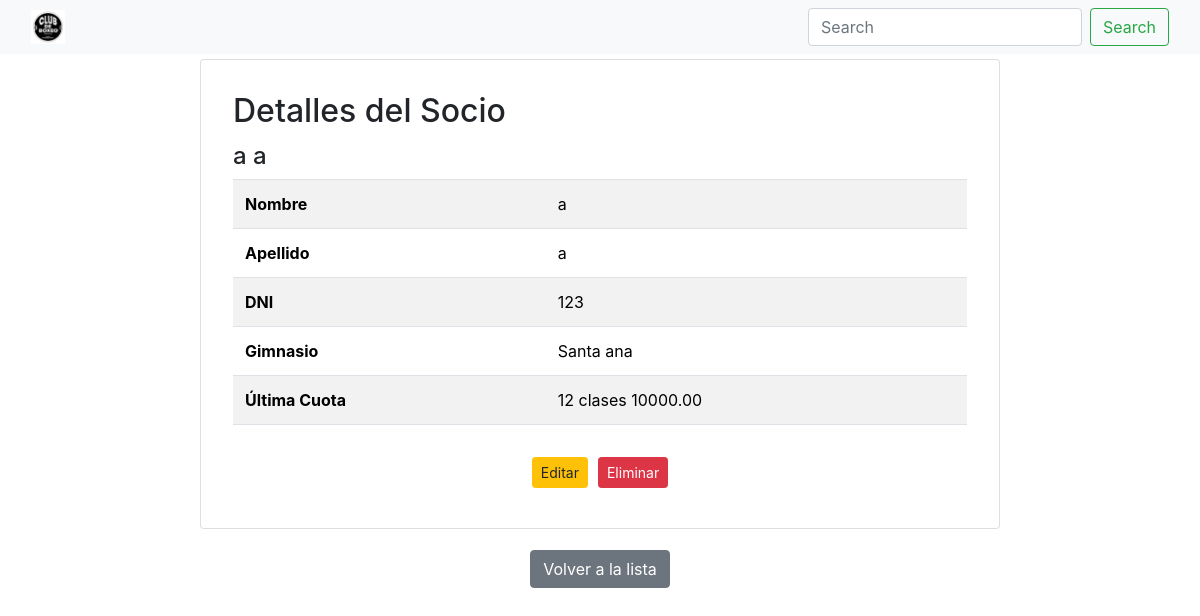
Before: /socios/detalle/22/ with the older database file.
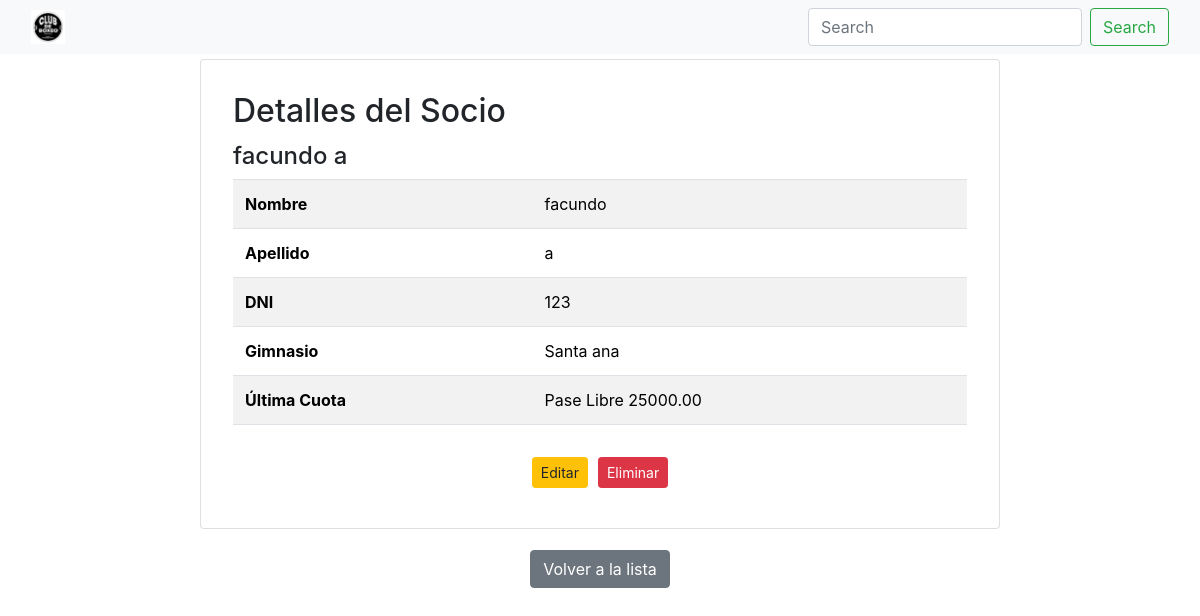
After: the same page with the newer database file.
### gimnasio/models.py (models this page shows, shortened)
class Socio(models.Model):
    usuario = models.ForeignKey(Usuario, on_delete=models.CASCADE)  # Enlace a la tabla de usuarios
    nombre = models.CharField(max_length=255)
    apellido = models.CharField(max_length=255)
    dni = models.CharField(max_length=20)  # Asumiendo que el DNI es una cadena
    gimnasio = models.ForeignKey(Gimnasio, on_delete=models.CASCADE, related_name="socios",default=None)
    tipo_mensualidad = models.ForeignKey('TipoMensualidad', on_delete=models.SET_NULL, null=True, blank=True) # Relación con TipoMensualidad
    clases_restantes = models.IntegerField(default=0)
    fecha_vencimiento = models.DateField(null=True, blank=True) # Nuevo Campo
    class Meta:
        db_table = 'Socios'
        verbose_name = 'Socio'
        verbose_name_plural = 'Socios'

class Cuota(models.Model):
    socio = models.ForeignKey(Socio, on_delete=models.CASCADE)
    tipo_mensualidad = models.ForeignKey(TipoMensualidad, on_delete=models.CASCADE)
    precio = models.FloatField(null=True, blank=True)
    efectivo = models.FloatField(null=True, blank=True)
    fecha_inicio = models.DateField(default=date.today)
    transferencia = models.FloatField(null=True, blank=True)
    tarjeta_credito = models.FloatField(null=True, blank=True)
    gimnasio = models.ForeignKey(Gimnasio, on_delete=models.CASCADE, related_name="cuota",default=None)
    class Meta:
        db_table = 'Cuotas'
        verbose_name = 'Cuota'
        verbose_name_plural = 'Cuotas'

class TipoMensualidad(models.Model):
    tipo = models.CharField(max_length=255)  # Ejemplo de longitud máxima, ajústala según necesites
    precio = models.DecimalField(max_digits=10, decimal_places=2)  # Usando DecimalField para precios
    def __str__(self):
        return '%s %s  '%(self.tipo,self.precio)
    class Meta:
        db_table = 'TipoMensualidades'
        verbose_name = 'TipoMensualidad'
        verbose_name_plural = 'TipoMensualidades'

class Gimnasio(models.Model):
    direccion = models.CharField(max_length=255)
    def __str__(self):
        return '%s  '%(self.direccion)
    class Meta:
        db_table = 'Gimnasios'
        verbose_name = 'Gimnasio'
        verbose_name_plural = 'Gimnasios'

### gimnasio/views.py (the view)
# urls.py: path('socios/detalle/<int:pk>/', views.detalle_socio, name='detalle_socio')
def detalle_socio(request, pk):
    socio = get_object_or_404(Socio, pk=pk)
    ultima_cuota = Cuota.objects.filter(socio=socio).order_by('-id').first()
    return render(request, 'detalle_socio.html', {'socio': socio, 'ultima_cuota': ultima_cuota})

### gimnasio/templates/detalle_socio.html (shortened to what this page needs)
{% extends "base.html" %}
{% load static %}
{% block content %}
<!DOCTYPE html>
<html lang="es">
<head>
    <link rel="stylesheet" href="https://stackpath.bootstrapcdn.com/bootstrap/4.5.2/css/bootstrap.min.css">
</head>
<body>
    <div class="center-container">
        <div class="card">
            <div class="card-body">
               <h2 class="card-title">Detalles del Socio</h2>
               <tr>
                <h4>{{ socio.nombre }} {{ socio.apellido }}</h4>
               </tr>
                <table class="table table-striped">
                  <tbody>
                    <tr>
                      <th>Nombre</th>
                      <td>{{ socio.nombre }}</td>
                    </tr>
                     <tr>
                      <th>Apellido</th>
                      <td>{{ socio.apellido }}</td>
                    </tr>
                    <tr>
                      <th>DNI</th>
                      <td>{{ socio.dni }}</td>
                    </tr>
                      <tr>
                      <th>Gimnasio</th>
                      <td>{{ socio.gimnasio }}</td>
                    </tr>
                    {% if ultima_cuota %}
                      <tr>
                       <th>Última Cuota</th>
                        <td>{{ ultima_cuota.tipo_mensualidad }}</td>
                      </tr>
                    {% else %}
                     <tr>
                       <th>Última Cuota</th>
                        <td>No tiene cuotas registradas</td>
                      </tr>
                    {% endif %}
                  </tbody>
                </table>
                <div class="spaced-buttons">
                    <a href="{% url 'editar_socio' socio.pk %}" class="btn btn-sm btn-warning">Editar</a>
                    <a href="{% url 'eliminar_socio' socio.pk %}" class="btn btn-sm btn-danger">Eliminar</a>
                 </div>
            </div>
        </div>
    </div>
   <div class="button-container">
       <a href="{% url 'lista_socios' %}" class="btn btn-secondary">Volver a la lista</a>
   </div>
</body>
</html>
{% endblock %}

Changed rows visible on the page:
removed Cuota: tipo_mensualidad "12 clases 10000.00"
changed Socio "Santa ana": nombre "a" → "facundo"
added Cuota: tipo_mensualidad "Pase Libre 25000.00"
